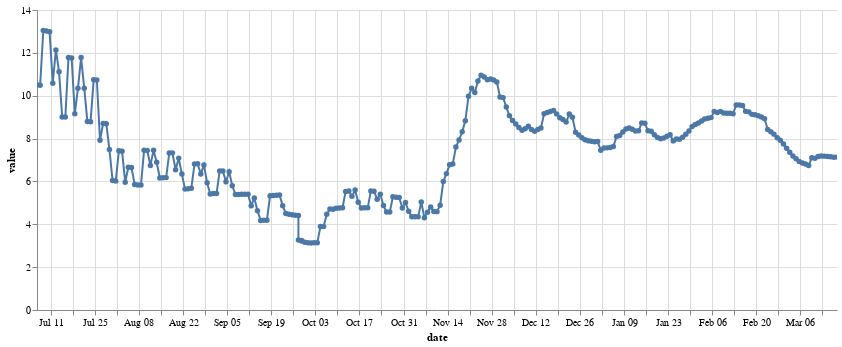

The notebook cell this image was saved under:
### Code cell
mars_price_chart = alt.Chart(df).mark_line(point = True).encode(
    x=alt.X('date:T'),
    y=alt.X('value:Q'),
    tooltip=[alt.Tooltip('date:T', format='%Y-%m-%d %H:%M'),'value:Q']
).properties(width=800).properties(height=300).configure_view(strokeOpacity=0).interactive()
mars_price_chart

### Figure 1 — Vega-Lite specification as saved in the notebook (floating-point values rounded to 4 significant figures; data arrays with more than 128 entries replaced by an {"elided": "..."} marker saying what was removed)
{"config": {"view": {"continuousWidth": 400, "continuousHeight": 300, "strokeOpacity": 0}}, "data": {"name": "data-0e45ac0e9af75083a2fcd9affcfe0409"}, "mark": {"type": "line", "point": true}, "encoding": {"tooltip": [{"field": "date", "format": "%Y-%m-%d %H:%M", "type": "temporal"}, {"field": "value", "type": "quantitative"}], "x": {"field": "date", "type": "temporal"}, "y": {"field": "value", "type": "quantitative"}}, "height": 300, "selection": {"selector001": {"type": "interval", "bind": "scales", "encodings": ["x", "y"]}}, "width": 800, "$schema": "https://vega.github.io/schema/vega-lite/v4.17.0.json", "datasets": {"data-0e45ac0e9af75083a2fcd9affcfe0409": {"elided": "257 records"}}}
